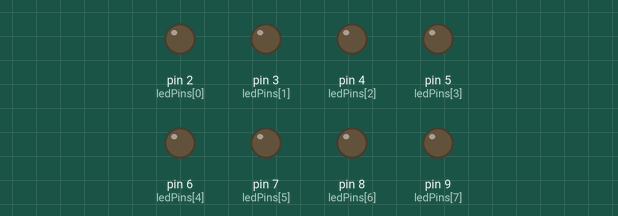
Recording of a sketch running on a simulated Arduino Uno, built with avr-gcc and run on an emulated ATmega328P. Shown: output pins drawn as LEDs (lit = HIGH).

Above: at 0.1 s.
At 7.1 s:
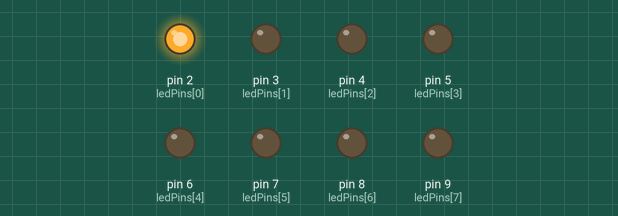
At 8.1 s:
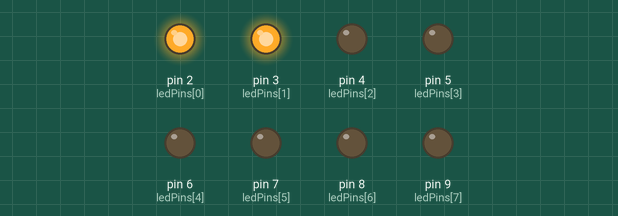
At 10.1 s:
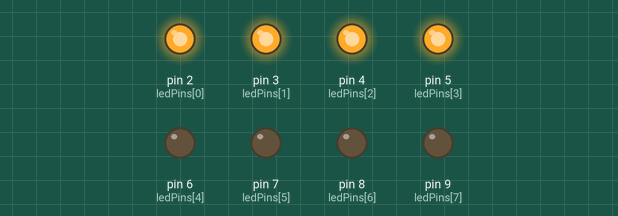
At 12.1 s:
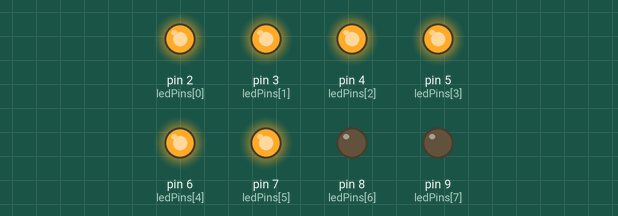
At 14.1 s:
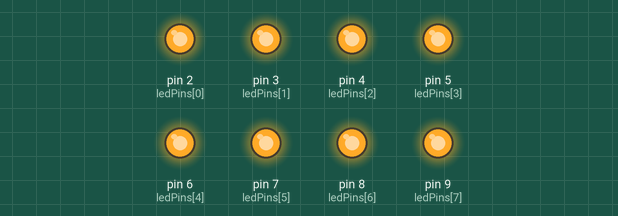
Timing chart, 0 to 15.6 s (numbered marks = the images above):
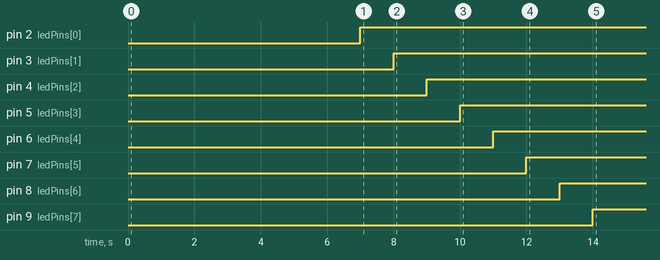

Measured:
- by itself, pin 2 (ledPins[0]): LOW → HIGH at 7.0 s
- by itself, pin 3 (ledPins[1]): LOW → HIGH at 8.0 s
- by itself, pin 4 (ledPins[2]): LOW → HIGH at 9.0 s
- by itself, pin 5 (ledPins[3]): LOW → HIGH at 10.0 s
- by itself, pin 6 (ledPins[4]): LOW → HIGH at 11.0 s
- by itself, pin 7 (ledPins[5]): LOW → HIGH at 12.0 s
- by itself, pin 8 (ledPins[6]): LOW → HIGH at 13.0 s
- by itself, pin 9 (ledPins[7]): LOW → HIGH at 14.0 s

The sketch:

sketch-v1.ino
```cpp
// Define the LED pins
const int ledPins[] = {2, 3, 4, 5, 6, 7, 8,9};

// Set up the LED pins as outputs
void setup() {
  for (int i = 0; i < 8; i++) {
    pinMode(ledPins[i], OUTPUT);
  }
}

// Loop forever
void loop() {
  // Turn on the first LED after a delay of 7 seconds
  delay(7000);
  digitalWrite(ledPins[0], HIGH);

  // Turn on the other LEDs one after the other with a 1 second delay
  for (int i = 1; i < 8; i++) {

    delay(1000);
    digitalWrite(ledPins[i], HIGH);
  }

  // Turn off all the LEDs
  /*for (int i = 0; i < 7; i++) {
    digitalWrite(ledPins[i], LOW);
  }*/
}
```
